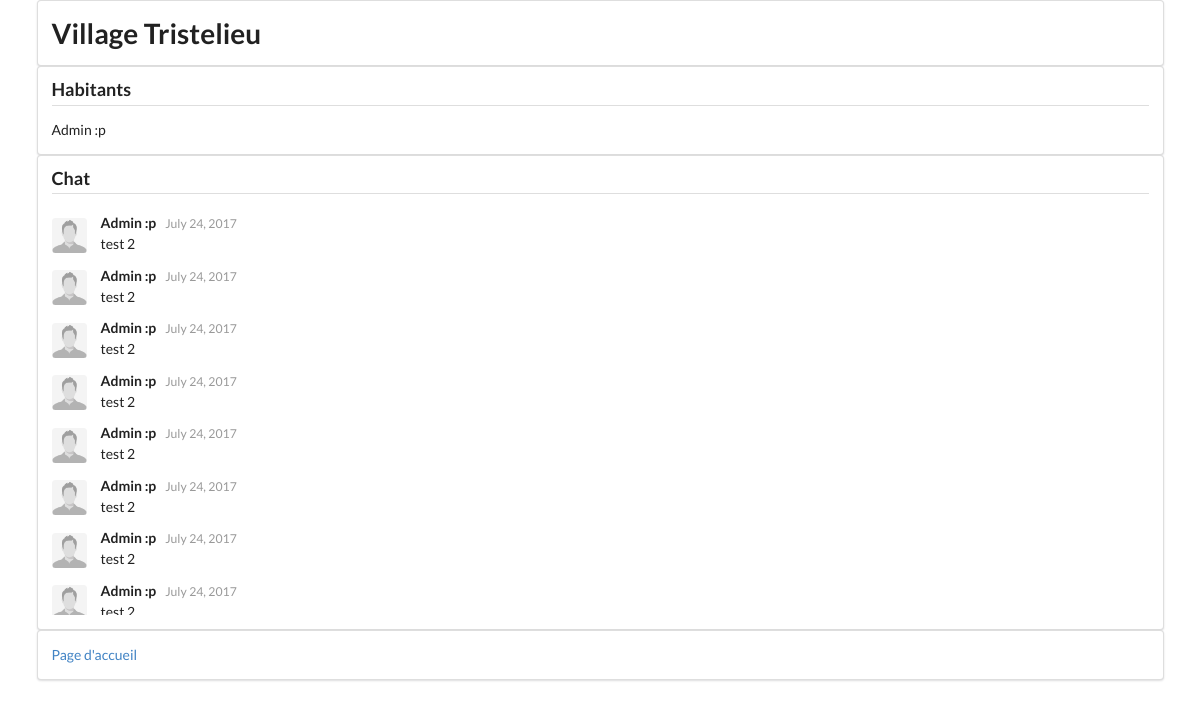
Page /currentGame/3 (signed in) on the earlier database version.
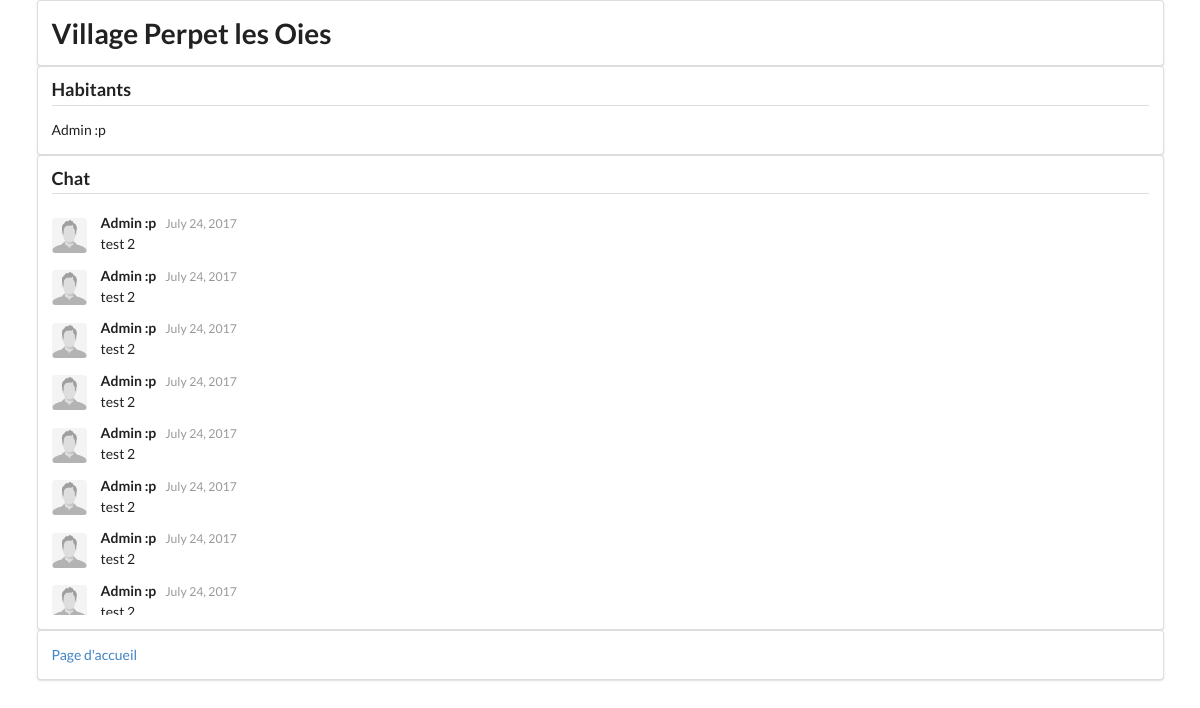
Same page on the later database version.
### website/models.py (models this page shows)
class Game(models.Model):
    name = models.TextField(max_length=50, blank=True)
    gamemode = models.TextField(max_length=50, blank=True)
    player = models.ManyToManyField(Player)
    started = models.BooleanField(default=True)

### website/views.py (the view)
# urls.py: url(r'^currentGame/(?P<game_id>[0-9]*)/?$', views.current_game, name='currentGame'),
def current_game(request, game_id=0):
    form = ChampMessage(request.POST or None)#recupération des données
    player = Player.objects.get(user=request.user)
    game = Game.objects.get(id=game_id)
    player_list=game.player.all()
    nom_du_village=game.name
    if form.is_valid():
        message = form.cleaned_data['message']#Ajout du messages à la BDD
        Message(content=message, sender=player, pub_date=datetime.datetime.now(), game=game).save()
    else:
        message = "Tapez du texte !"
    chat = Message.objects.all().order_by('pub_date')  # Tri des messages (après avoir potentiellement update la BDD)
    chat = chat[max(len(chat) - 20, 0):len(chat)]  # Chargement des 20 derniers messages
    return render(request, 'website/currentGame.html', context={"message": message,"chat":chat,"player_list":player_list,"nom_du_village":nom_du_village})

### templates/website/currentGame.html (shortened to what this page needs)
{% extends 'website/includes/base.html' %}
{% load staticfiles %}
{% block content %}
    <div class="ui container">
        <div class="ui segment">
            <h1 class="ui center"> Village {{ nom_du_village }}</h1>
        </div>
    </div>
    <div class="ui container">
        <div class="ui segment">
            <h3 class="ui dividing header">Habitants</h3>
            {% for player in player_list %}
                <p>{{ player.nickname }}</p>
            {% endfor %}
        </div>
    </div>
    <div class="ui container">
        <div class="ui segment">
            <h3 class="ui dividing header">Chat</h3>
            <div style="overflow:scroll; height: 400px; overflow-x:hidden;" class="ui comments">
                {% for post in chat %}
                    <div class="comment">
                        <a class="avatar">
                            <img src="{% static 'images/profile.jpg' %}">
                        </a>
                        <div class="content">
                            <a class="author">{{ post.sender.nickname }}</a>
                            <div class="metadata">
                                <span class="date">{{ post.pub_date }}</span>
                            </div>
                            <div class="text">
                                {{ post.content }}
                            </div>
                        </div>
                    </div>
                {% endfor %}
            </div>
        </div>
    </div>
    <div class="ui container">
        <div class="ui segment">
            <p><a href="{% url 'home' %}">Page d'accueil</a></p>
        </div>
    </div>
{% endblock %}

Differences in the rows shown:
changed Game: name "Tristelieu" → "Perpet les Oies"
